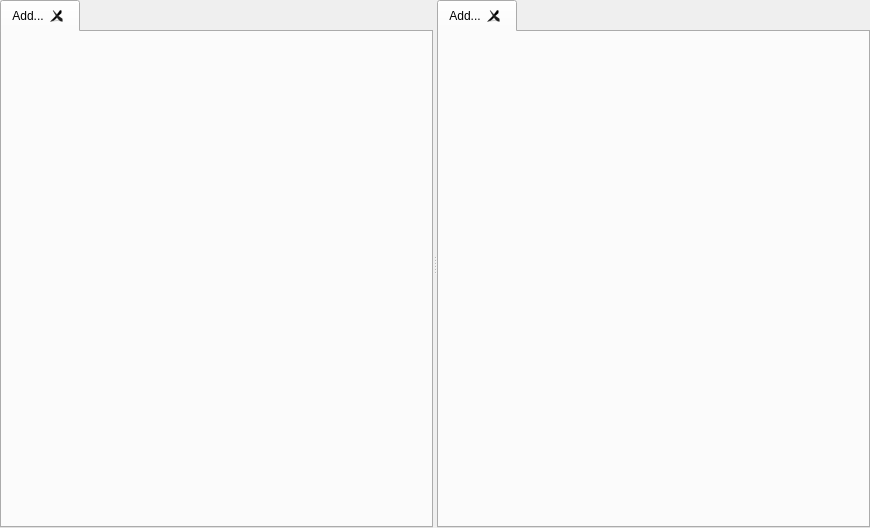
<?xml version="1.0" encoding="UTF-8"?>
<ui version="4.0">
 <class>QueueWidget</class>
 <widget class="QWidget" name="QueueWidget">
  <property name="geometry">
   <rect>
    <x>0</x>
    <y>0</y>
    <width>870</width>
    <height>528</height>
   </rect>
  </property>
  <property name="windowTitle">
   <string>Form</string>
  </property>
  <layout class="QVBoxLayout" name="verticalLayout">
   <property name="spacing">
    <number>5</number>
   </property>
   <property name="leftMargin">
    <number>0</number>
   </property>
   <property name="topMargin">
    <number>0</number>
   </property>
   <property name="rightMargin">
    <number>0</number>
   </property>
   <property name="bottomMargin">
    <number>0</number>
   </property>
   <item>
    <widget class="QSplitter" name="splitter">
     <property name="orientation">
      <enum>Qt::Horizontal</enum>
     </property>
     <widget class="QTabWidget" name="inputTab">
      <property name="currentIndex">
       <number>0</number>
      </property>
      <property name="tabsClosable">
       <bool>true</bool>
      </property>
      <widget class="QWidget" name="inputTab1">
       <attribute name="title">
        <string>Add...</string>
       </attribute>
       <layout class="QVBoxLayout" name="verticalLayout_2">
        <property name="spacing">
         <number>3</number>
        </property>
        <property name="leftMargin">
         <number>0</number>
        </property>
        <property name="topMargin">
         <number>0</number>
        </property>
        <property name="rightMargin">
         <number>0</number>
        </property>
        <property name="bottomMargin">
         <number>0</number>
        </property>
       </layout>
      </widget>
     </widget>
     <widget class="QTabWidget" name="outputTab">
      <property name="currentIndex">
       <number>0</number>
      </property>
      <property name="tabsClosable">
       <bool>true</bool>
      </property>
      <widget class="QWidget" name="addOutputTab">
       <attribute name="title">
        <string>Add...</string>
       </attribute>
      </widget>
     </widget>
    </widget>
   </item>
  </layout>
 </widget>
 <resources/>
 <connections/>
</ui>
